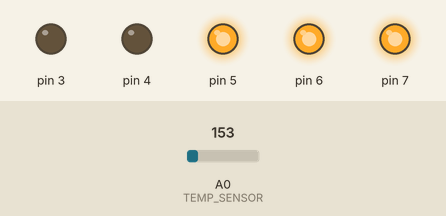
This sketch was run on a simulated Arduino Uno, built with avr-gcc and run on an emulated ATmega328P. Parts: output pins drawn as LEDs (lit = HIGH). Inputs (shaded band) come from the test bench; at power-on: A0 (TEMP_SENSOR) = 153.

Above: at 1.2 s.
1.3 s: A0 (TEMP_SENSOR) set to 179
At 3.1 s:
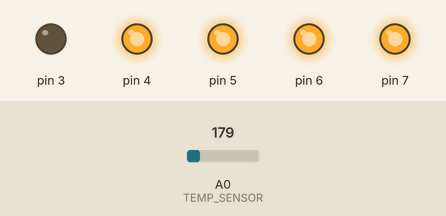
3.4 s: A0 (TEMP_SENSOR) set to 191
At 4.8 s:
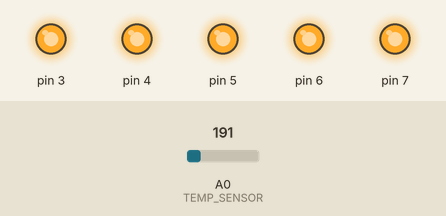
5.4 s: A0 (TEMP_SENSOR) set to 133
At 6.3 s:
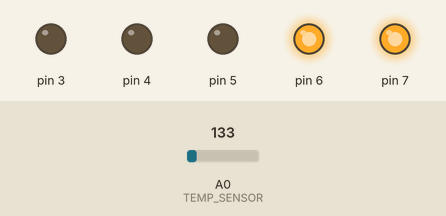
7.4 s: A0 (TEMP_SENSOR) set to 165
At 9.0 s:
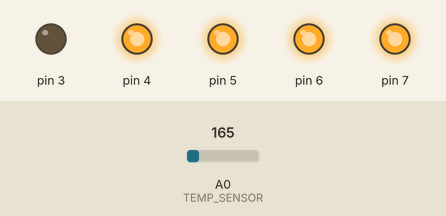
9.4 s: A0 (TEMP_SENSOR) set to 114
At 10.4 s:
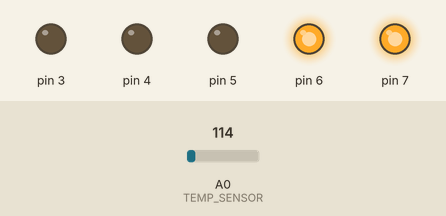
Timing chart, 0 to 12.4 s (numbered marks = the images above; inputs shaded):
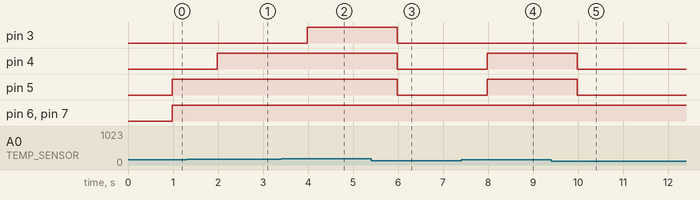

The sketch:

1-interrupts.ino
```cpp
// (C) __Mariia Zabolotnia, Joel Celén, Ionel Pop, group: 8__ (2024)
// Work package 4
// Exercise 1
// Submission code: 022008 (provided by your TA-s)

/**
 * This program makes use of TIMER0, which is an 8 bit timer, and uses a
 * preescaler of 1024. Therefore, the maximum time we can keep track of
 * is approximately 16 ms.
 *
 * 16 MHz / 1024 -> 15625 Hz.
 * 15625 Hz has a period of 0.000064 [s]econds or 64 [us].
 * The maximum number than an 8 bit timer can store is 255. (Timers are 0 index)
 * 64 [us] * (255 + 1) = 16384 [us] -> 16.384 [ms]
 *
 * 16.384 [ms] is the maximum time we can keep track of with an 8 bit timer.
 * Due to this, we have to use an additional counter that increments each
 * time the interrupt is being called, to keep track of the time in seconds.
 *
 * 1 [s] = 1000 [ms] -> 1000 [ms] / 16.384 [ms] = 61.03515625 ~ 61
 *
 * Therefore, every 61 interrupts, approximately 1 second will have passed.
 */
#define STIME 61       // Defines the number of interrupts necessary for 1 second to be registered
#define TEMP_SENSOR A0 // Temperature sensor pin

int counter = 0; // Counter to keep track on how many interrupts we have left before executing our code

/**
 * The threshold at which the counter will execute our code.
 * If time is set up to 1, this is 61, otherwise it would be 61 times
 * the multiplier the user chooses.
 */
int counterLimit;

float temperature;                         // The current temperature being monitored
int displayTemperature = 0;                // "Boolean" that determines wether the temperature should be displayed or not
int temperatureRanges[] = {0, 18, 30, 40}; // The temperature thresholds that the user determines
const int mask = 0b11111000;               // Mask that determines which LEDs should be light up

/**
 * Setter for the timer.
 * This function will update the counterLimit value based on the number of
 * seconds the user inputs.
 *
 * counterLimit will be equal to the number of seconds times 61.
 */
void setTimer(double seconds);

/**
 * Function that sets the temperature thresholds at which certain LEDs
 * will be turned on/off.
 *
 * INPUT:
 *  first: temperatures lower tan this value will light up the Blue LED
 *  second: temperatures between first and second will light up both the Blue LED and the Green LED
 *  third: temperatures between second and third will light up the Blue LED, the Green LED, and the Yellow LED
 *  fourth: temperatures between third and fourth will light up all but the Red LED,
 *          while temperatures bigger than fourth will light up all LEDs
 */
void setTemperatureRanges(int first, int second, int third, int fourth);

// Function to be executed at the beginning  of the program
void setup()
{
    // Set the temperature ranges
    setTemperatureRanges(0, 18, 30, 40);

    // Set the pins 7, 6, 5, 4, and 3 to OUTPUT
    DDRD = 0b11111000;

    // Disable timer interrupts to run critical code uninterrupted
    cli();

    TCCR0A = 0;           // Reset registry to 0
    TCCR0B = 0;           // Reset registry to 0
    TCCR0B |= 0b00000101; // Set a 1024 preescalar to timer 0

    TIMSK0 |= 0b00000010; // Set compare match to OCR0A

    OCR0A = 255; // Set the compare match OCR0A to 255 (max number given by the equation)

    TCNT0 = 0; // Reset counter to 0

    // Initialize a timer of 1 second
    setTimer(1);

    // Enable interrupts again
    sei();
}

// Function to run code repeatedly
void loop()
{
    // Read the voltage in the temperature sensor pin
    double voltage = ((analogRead(TEMP_SENSOR)) * 5.0 / 1023.0) * 1000;

    // Calculate the temperature given by the equation
    temperature = (voltage - 500) / 10.0;

    // If the interrupt has determined that we should display the temperature
    if (displayTemperature == 1)
    {
        // If the temperature is in the first interval
        if (temperature < temperatureRanges[0])
        {

            int shifted = mask << 4; // 11111000 << 4 -> 1111 1000 0000
            // Light up Blue
            PORTD = shifted;
        }
        else if (temperature < temperatureRanges[1])
        {
            int shifted = mask << 3; // 11111000 << 3 -> 0111 1100 0000
            // Light up Blue
            // Light up Green
            PORTD = shifted;
        }
        else if (temperature < temperatureRanges[2])
        {
            int shifted = mask << 2; // 11111000 << 2 -> 0011 1110 0000
            // Light up Blue
            // Light up Green
            // Light up Yellow
            PORTD = shifted;
        }
        else if (temperature < temperatureRanges[3])
        {
            int shifted = mask << 1; // 11111000 << 1 -> 0001 1111 0000
            // Light up Blue
            // Light up Green
            // Light up Yellow
            // Light up Orange
            PORTD = shifted;
        }
        else
        {
            int shifted = mask << 0; // 11111000 << 0 -> 0000 1111 0000
            // Light up Blue
            // Light up Green
            // Light up Yellow
            // Light up Orange
            // Light up Red
            PORTD = shifted;
        }
        displayTemperature = 0;
    }
}

/**
 * Interrupt function for comp vector A of timer 0.
 *
 * This function will be executed every time the interrupt timer is triggered
*/
ISR(TIMER0_COMPA_vect)
{
    // Update the counter
    counter++;
    // Reset the timer counter
    TCNT0 = 0;

    // If the counter is bigger than the counterLimit (i.e. 61 for 1 second)
    if (counter >= counterLimit)
    {
        // Reset the counter
        counter = 0;

        // A respective amount of seconds has passed, therefore, we display the temperature
        displayTemperature = 1;
    }
}

void setTimer(double seconds)
{
    // Set counterLimit to 61 times the number of second the user inputs
    counterLimit = seconds * STIME;
}

void setTemperatureRanges(int first, int second, int third, int fourth)
{
    temperatureRanges[0] = first;  // Assign first to the 0 index of the temperatureRanges array
    temperatureRanges[1] = second; // Assign second to the 0 index of the temperatureRanges array
    temperatureRanges[2] = third;  // Assign third to the 0 index of the temperatureRanges array
    temperatureRanges[3] = fourth; // Assign fourth to the 0 index of the temperatureRanges array
}
```

Measured:
- the behaviour switches between 163 and 164 on A0 (TEMP_SENSOR) (found by bisection; images 0 and 1)
- after the input at 1.3 s, pin 4: LOW → HIGH after 0.68 s
- after the input at 3.4 s, pin 3: LOW → HIGH after 0.58 s
- after the input at 5.4 s, pin 3–5: HIGH → LOW after 0.58 s
- after the input at 7.4 s, pin 4, pin 5: LOW → HIGH after 0.58 s
- after the input at 9.4 s, pin 4, pin 5: HIGH → LOW after 0.58 s
